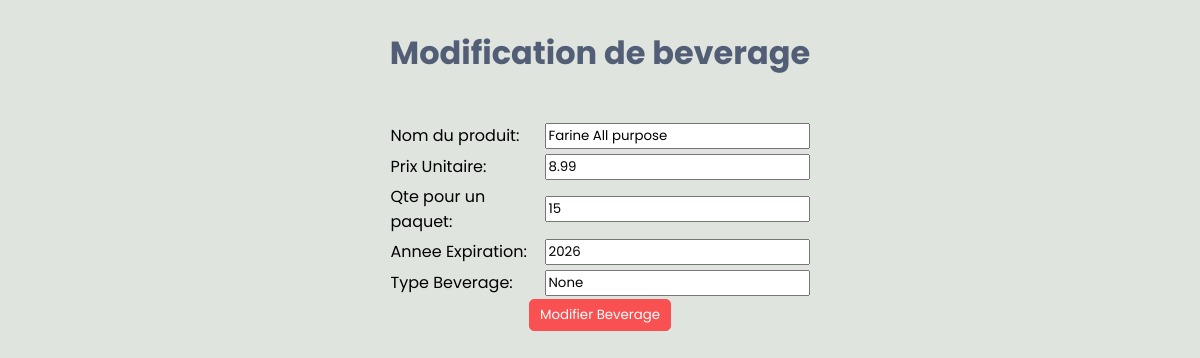
Screenshot of /editBeverage/1 with the database file from the repository.
### tables this page shows
CREATE TABLE Products(
                Id INTEGER PRIMARY KEY,
                ProdName TEXT NOT NULL,
                UnitPrice REAL CHECK(UnitPrice > 0),
                QtyPerPack INTEGER CHECK(QtyPerPack > 0), -- La quantite pour chaque groupe d'un produit (un carton ou un rack de produits)
                Expiration INTEGER NOT NULL, -- L'année d'expiration ou le bestbefore du produit
                ProductType TEXT NOT NULL CHECK(ProductType = 'Beverage' OR ProductType = 'Treat' OR ProductType = 'Grocery'),
                TreatType TEXT CHECK(TreatType = 'Bonbon' OR TreatType = 'Biscuit'), -- pour les produits de type treat
                Origine TEXT, -- pour les produits de type grocery (l'origine du produit)
                BeverageType TEXT CHECK(BeverageType = 'Jus' OR BeverageType = 'Soda' OR BeverageType = 'Alcool'), -- pour les produits de type Beverage 
                UserId INTEGER NOT NULL,
                FOREIGN KEY(UserId) REFERENCES Users(Id)  -- L'utilisateur qui ajoute le produit


);

### main.py (the view)
@app.route('/editBeverage/<int:id>')
def edit_beverage(id):
    bev = bev_dao.get_by_id(id)
    return render_template('addBeverage.html', bev=bev)

### Business/Domain/Beverage.py (called while the page is built)
    def get_beverage_type(self):
        return self.__beverage_type

### Business/Domain/Product.py (called while the page is built)
    def get_id(self):
        return self.__id

    def get_product_name(self):
        return self.__product_name

    def get_unit_price(self):
        return self.__unit_price

    def get_qty_per_pack(self):
        return self.__qty_per_pack

    def get_expiration(self):
        return self.__expiration

### Data_Access/DAOs/BeverageDAO.py (called while the page is built)
    def get_by_id(self, id):
        self.cursor.execute('''
        SELECT Id, ProdName, UnitPrice, QtyPerPack, Expiration, BeverageType
        FROM Products
        WHERE Id = ? ''', (id,))
        result = self.cursor.fetchone()
        bev = Beverage(result[0], result[1], result[2], result[3], result[4], result[5])
        return bev

### templates/addBeverage.html (shortened to what this page needs)
<!DOCTYPE html>
<html lang="en">
<head>
    <link rel="stylesheet" href="../static/styles.css">
</head>
<body>
    <div class="fm-container">
        <h1>{{ 'Modification de beverage' if bev is defined else 'Ajout de beverage' }}</h1>
        <div class="fm">
            <form action="{{ '/updateBeverage' if bev is defined else '/addBeverage' }}" method="post">
                <table>
                    <tr>
                        <td><label for="prodName">Nom du produit:</label></td>
                        <td><input type="text" name="prodName" id="prodName" required value="{{ bev.get_product_name() if bev is defined else '' }}"></td>
                    </tr>
                    <tr>
                        <td><label for="unitPrice">Prix Unitaire:</label></td>
                        <td><input type="number" step="0.01" name="unitPrice" id="unitPrice" required value="{{ bev.get_unit_price() if bev is defined else '' }}"></td>
                    </tr>
                    <tr>
                        <td><label for="qtyPerPack">Qte pour un paquet:</label></td>
                        <td><input type="number" name="qtyPerPack" id="qtyPerPack" required value="{{ bev.get_qty_per_pack() if bev is defined else '' }}"></td>
                    </tr>
                    <tr>
                        <td><label for="expYear">Annee Expiration:</label></td>
                        <td><input type="text" name="expYear" id="expYear" required min="4" max="4" value="{{ bev.get_expiration() if bev is defined else '' }}"></td>
                    </tr>
                    <tr>
                        <td><label for="typeBeverage">Type Beverage:</label></td>
                        <td><input type="text" name="beverageType" id="typeBeverage" required value="{{ bev.get_beverage_type() if bev is defined else '' }}"></td>
                    </tr>
                </table>
                <div class="sbt">
                    <div><button type="submit" class="bttn">{{ 'Modifier Beverage' if bev is defined else 'Ajouter Beverage' }}</button>
                </div>
            </div>
            </form>
        </div>
    </div>
</body>
</html>

### static/styles.css (style rules this page uses)
* { font-family: "Poppins", sans-serif; font-weight: 400; font-style: normal; }
.fm-container { display: flex; flex-direction: column; justify-content: center; align-items: center; gap: 20px; }
.fm { display: flex; flex-direction: column; justify-content: space-between; align-items: center; }
.fm table td { width: 150px; }
.sbt { display: flex; justify-content: center; }
.sbt button { border: 1px solid #F95151; }
.bttn { background: #F95151; color: white; padding: 5px 10px; text-align: center; border-radius: 5px; }
h3 , h1 { color: #525E76; font-weight: bold; }

### templates/addBeverage.html (style rules this page uses)
body { background: #DFE4DE; }

### rows the page displays
Products: prodName "Farine All purpose", unitPrice "8.99", expYear "2026"

### other values shown
{{ 'Modification de beverage' if bev is defined else 'Ajout de beverage' }} "Modification de beverage"
{{ 'Modifier Beverage' if bev is defined else 'Ajouter Beverage' }} "Modifier Beverage"
